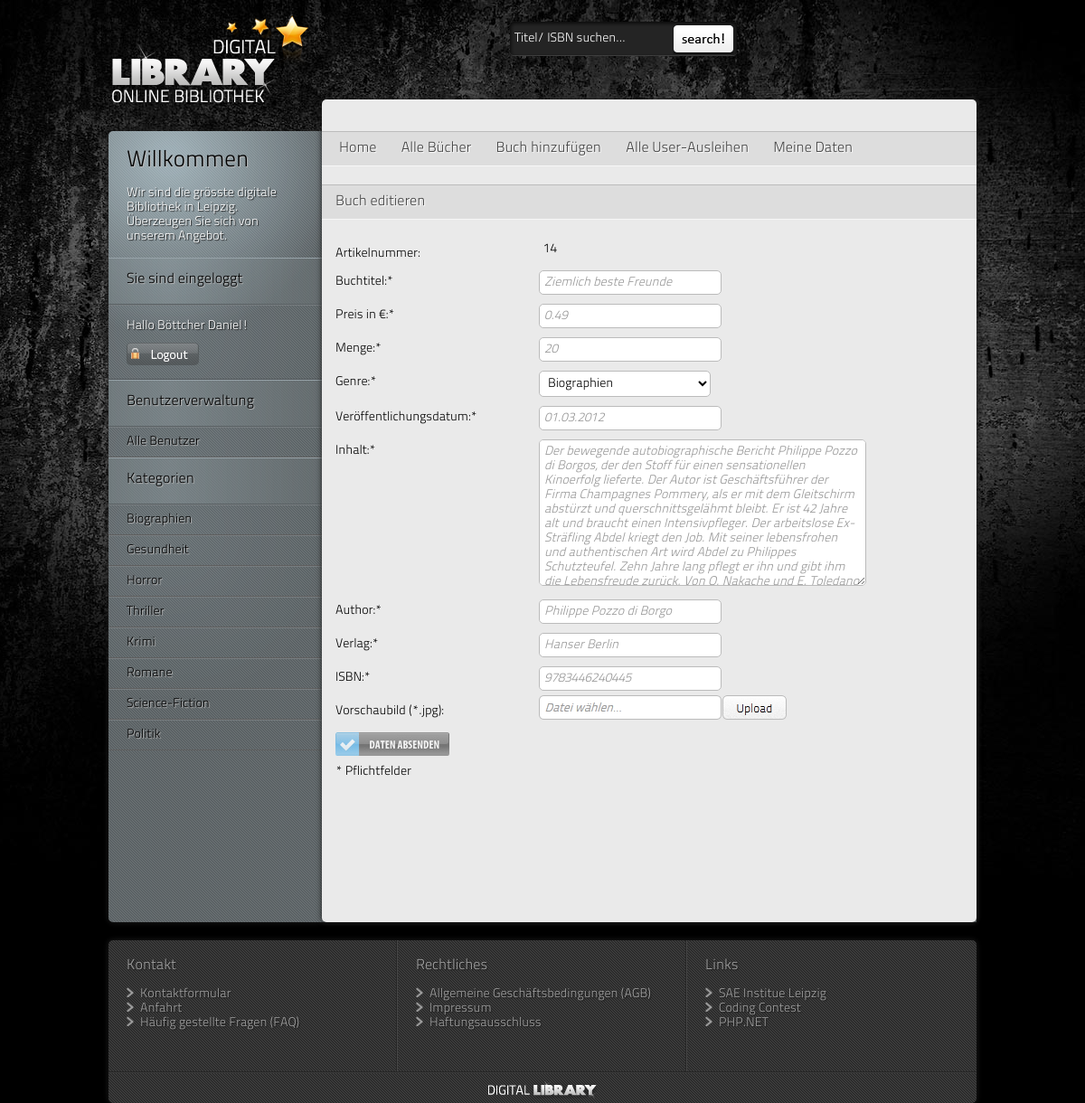
/index.php?page=editBook&articleId=14 (signed in), run on an earlier commit of the app's database.
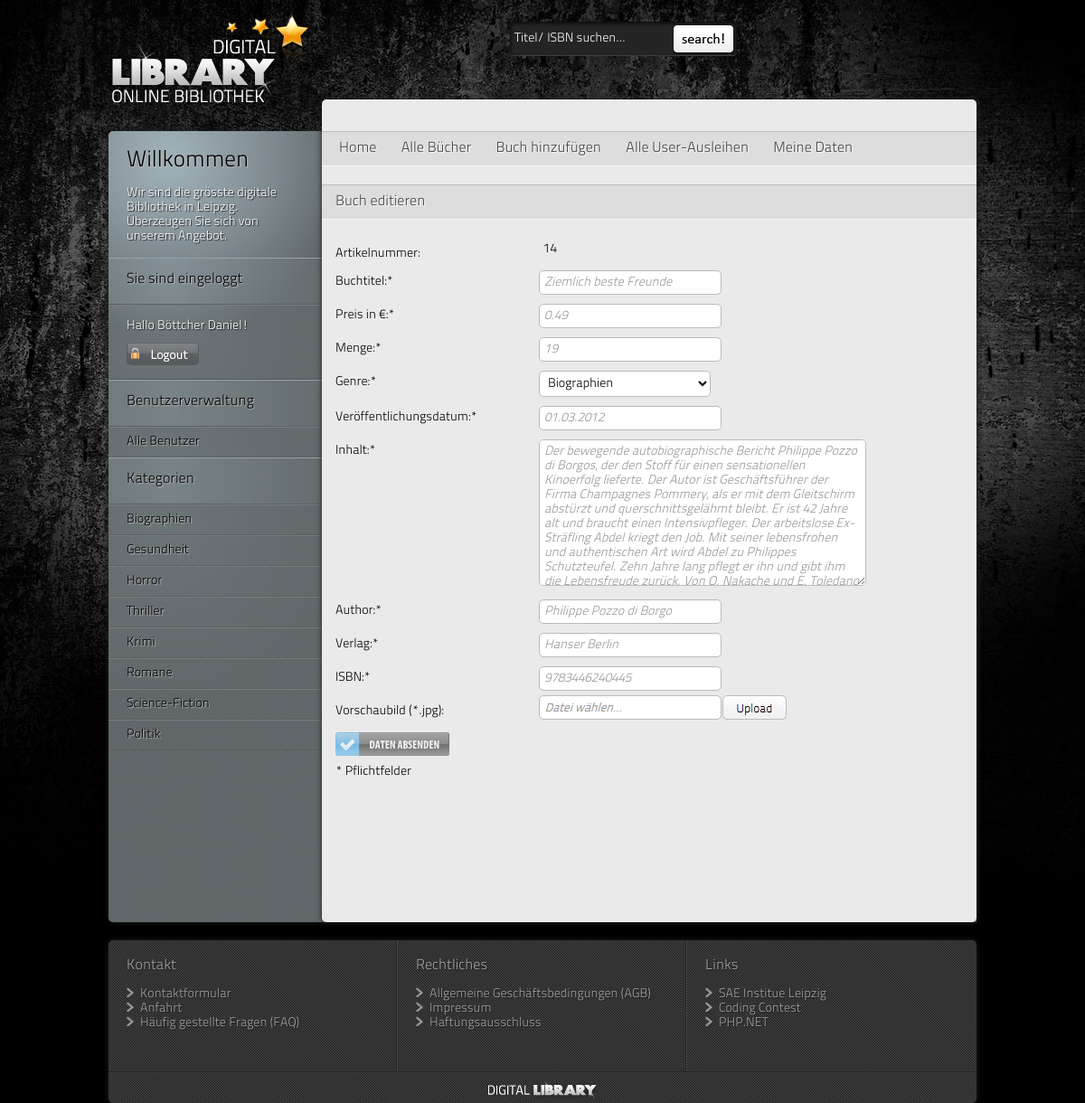
And on a later commit of the database.
### tables this page shows
CREATE TABLE IF NOT EXISTS `dl_books` (
  `b_id` int(10) unsigned NOT NULL AUTO_INCREMENT,
  `b_articlenumber` int(4) NOT NULL,
  `b_name` varchar(300) NOT NULL,
  `b_price` decimal(6,2) unsigned NOT NULL,
  `b_quantity` int(10) NOT NULL,
  `b_genre` varchar(20) DEFAULT NULL,
  `b_totalrent` int(11) NOT NULL DEFAULT '0',
  `b_releasedate` date DEFAULT NULL,
  `b_content` text,
  `b_author` varchar(1000) NOT NULL,
  `b_publisher` varchar(16) NOT NULL,
  `b_isbn` varchar(13) NOT NULL,
  PRIMARY KEY (`b_id`),
  UNIQUE KEY `a_artikelnr` (`b_articlenumber`)
);

### inc/database/class_database.inc.php (called while the page is built)
<?php
class Database
  {
    private static $db;
	static public function getInstance() {
		if(!self::$db) {
			self::$db = new PDO(
				'mysql:host='.DB_HOST.';dbname='.DB_DATABASE.';port='.DB_PORT,
				DB_USER,
				DB_PASSWORD,
				array(
					PDO::ATTR_PERSISTENT => true,
					PDO::ATTR_ERRMODE => PDO::ERRMODE_WARNING,
					PDO::ATTR_DEFAULT_FETCH_MODE => PDO::FETCH_ASSOC
				)
			);
		self::$db->query('SET NAMES utf8');
		}
		return self::$db;
	}
}
?>

### inc/global/class_functions.inc.php (called while the page is built, shortened)
<?php
class Functions
{
	public static function date_mysql2german($datum) {
		list($jahr, $monat, $tag) = explode("-", $datum);
		return sprintf("%02d.%02d.%04d", $tag, $monat, $jahr);
	}
}
?>

### inc/display/class_display_form.inc.php (the view, shortened to what the changed rows need)
<?php
class Display_Form
{
	private static $arrGenre = array('Biographien', 'Gesundheit', 'Horror', 'Thriller',	'Krimi', 'Romane', 'Science-Fiction', 'Politik');
	public static function loginFormLeft($userId) {
		if($userId == offline) {
			$contentWeb = '
			<div class="heading"><h2>Login Formular</h2></div>
			<div class="leftContent">
				<div id="loginform">
					<form  id="login" method="post" action="' . BASE_URL . '" accept-charset="utf-8" onsubmit="return showWait();">
						<fieldset>
							<label for="Username">Username:</label>
							<input type="text" id="Username" name="nickname" value="Username..." title=" Username eingeben " onfocus="activate(this,\'Username...\')" onblur="leave(this,\'Username...\')" class="vorbelegung"/>
							<label for="Password">Password:</label>
							<input type="password" name="password" id="Password" title=" Suchbegriff hier eingeben " class="vorbelegung"/>
							<input type= "submit" name="login" value=" " class="login" />
						</fieldset>
					</form>
				</div>
				<ul>
					<li><a class="login" href="' . BASE_URL . '?page=resetPassword">Passwort vergessen</a></li>
					<li><a class="login" href="' . BASE_URL . '?page=register">Neu anmelden</a></li>
				</ul>
			</div>
			';
		}
		else {
			$contentWeb = '
			<div class="heading"><h2>Sie sind eingeloggt</h2></div>
			<div class="leftContent">
				<div id="loginform">
					<p>Hallo ' . $_SESSION['firstname'] . ' ' . $_SESSION['name'] . '!</p>
					<div class="logout"><a href="' . BASE_URL . '?page=start&amp;action=logout"><img src="images/logout_btn.png" alt="logout" /></a></div>
				</div>
			</div>
			';
		}
		return $contentWeb;
	}
	public static function changeDataBookDisplay($articleId) {
		try{
			$sql = "SELECT b_articlenumber, b_name, b_price, b_quantity, b_genre, b_releasedate, b_content, b_author , b_publisher, b_isbn
					FROM dl_books
					WHERE b_articlenumber = :articleId";
			$result = Database::getInstance()->prepare($sql);
			$result->bindParam(':articleId', $articleId, PDO::PARAM_INT);
			$result->execute();
			$tmp = $result->fetchAll(PDO::FETCH_ASSOC);
			foreach ($tmp as $row) {
				$book_name = $row['b_name'];
				$book_price = $row['b_price'];
				$book_quantity = $row['b_quantity'];
				$book_releasedate = $row['b_releasedate'];
				$book_releasedate = functions::date_mysql2german($book_releasedate);
				$book_content = $row['b_content'];
				$book_author = $row['b_author'];
				$book_publisher = $row['b_publisher'];
				$book_isbn = $row['b_isbn'];
			}
		}
		catch (PDOException $e) {
			echo $e->getMessage();
		}
		$contentWeb = '
		<form id="form" method="post" action="' . BASE_URL . '?page=editBook&amp;action=editBook&amp;articleId=' . $articleId . '" accept-charset="utf-8" enctype="multipart/form-data" onsubmit="return showWait();">
			<fieldset>
				<label class="left">
					Artikelnummer:
				</label>
				<div class="right">
					<p>' . $articleId . '</p>
				</div>
				<div class="clear"></div>
					<input type="hidden" name="book_articlenumber" value="' . $articleId . '" />
				<label for="book_name" class="left">
					Buchtitel:*
				</label>
				<div class="right">
					<input type="text" id="book_name" name="book_name" value="' . $book_name . '" onblur="leave(this,\'Buchtitel...\')" class="vorbelegung"/>
				</div>
				<div class="clear"></div>
				<label for="book_price" class="left">
					Preis in €:*
				</label>
				<div class="right">
					<input id="book_price" name="book_price" type="text" value="' . $book_price . '" onblur="leave(this,\'Preis in €...\')" class="vorbelegung"/>
				</div>
				<div class="clear"></div>
				<label for="book_quantity" class="left">
					Menge:*
				</label>
				<div class="right">
					<input id="book_quantity" name="book_quantity" type="text" value="' . $book_quantity . '" onblur="leave(this,\'Menge...\')" class="vorbelegung"/>
				</div>
				<div class="clear"></div>
				<label for="book_genre" class="left">
					Genre:*
				</label>
				<div class="right">
					<select size="1" id="book_genre" name="book_genre">';
						foreach(self::$arrGenre as $k){
							$contentWeb.= '<option value="' . $k . ' "';
							$contentWeb.= '>' . $k . '</option>';
						}
						$contentWeb.= '
					</select>
				</div>
				<div class="clear"></div>
				<label for="book_releasedate" class="left">
					Veröffentlichungsdatum:*
				</label>
				<div class="right">
					<input id="book_releasedate" name="book_releasedate" type="text" value="' . $book_releasedate . '" onblur="leave(this,\'Veröfftl.datum... dd.mm.YYYY\')" class="vorbelegung"/>
				</div>
				<div class="clear"></div>
				<label for="book_content" class="left">
					Inhalt:*
				</label>
				<div class="right">
					<textarea id="book_content" name="book_content" cols="5" rows="3" onblur="leave(this,\'Inhalt...\')" class="vorbelegung">' . $book_content  . '</textarea>
				</div>
				<div class="clear"></div>
				<label for="book_author" class="left">
					Author:*
				</label>
				<div class="right">
					<input id="book_author" name="book_author" type="text" value="' . $book_author . '" onblur="leave(this,\'Author...\')" class="vorbelegung"/>
				</div>
				<label for="book_publisher" class="left">
					Verlag:*
				</label>
				<div class="right">
					<input id="book_publisher" name="book_publisher" type="text" value="' . $book_publisher. '" onfocus="activate(this,\'Verlag...\')" onblur="leave(this,\'Verlag...\')" class="vorbelegung"/>
				</div>
				<div class="clear"></div>
				<label for="book_isbn" class="left">
					ISBN:*
				</label>
				<div class="right">
					<input id="book_isbn" name="book_isbn" type="text" value="' . $book_isbn . '" onfocus="activate(this,\'ISBN 13...\')" onblur="leave(this,\'ISBN 13...\')" class="vorbelegung"/>
				</div>
				<div class="clear"></div>
				<label for="upload" class="left">
					Vorschaubild (*.jpg):
				</label>
				<div class="file_input_div">
					<img src="images/upload.png" alt="upload_pic" />
					<input type="file" id="upload" name="upload" class="file_input_hidden" />
				</div>
				<div class="clear"></div>
				<input name="editBook" type="submit" class="register" value=" "/>
			</fieldset>
		</form>
		<p>* Pflichtfelder</p>';
		return $contentWeb;
	}
}
?>

What changed in the data, as far as the page shows it:
changed dl_books "Ziemlich beste Freunde": book_quantity "20" → "19"
